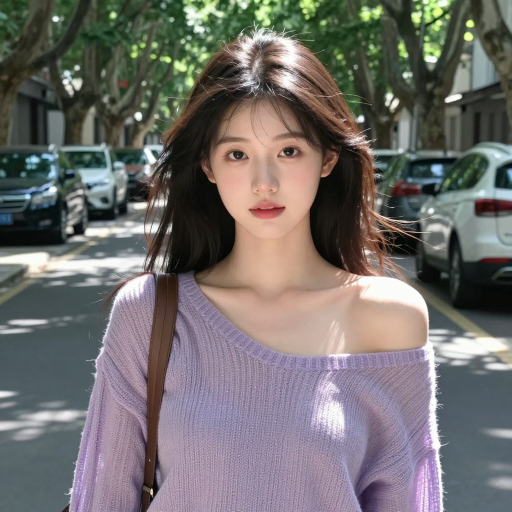
#> input picture 12121.png, 1024 x 1024 px (shown at 1/2 size)
$ python ascii.py
#> lines starting #> are read from the running program, lines starting #| are printed output that depends on the picture
import sys
from PIL import Image
img = Image.open("12121.png").resize((60, 30)).convert("L")
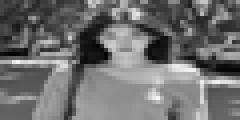
#> img: PIL image 60x30 L (shown 4 times larger); min 3, max 247, mean 110.6
chars = " .:-=+*#%@"
pixels = img.load()
width, height = img.size
#> width = 60; height = 30
res = ""
for y in range(height):
    for x in range(width):
        res += chars[pixels[x, y] * len(chars) // 256]
    res += "\n"
print(res)

$ run again, with test_image.png copied over 12121.png
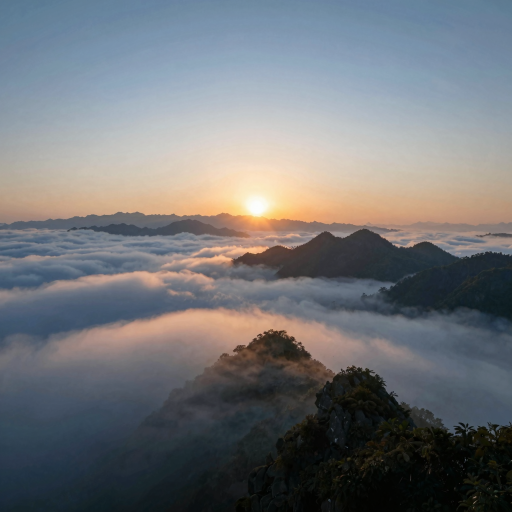
#> input picture test_image.png, 1024 x 1024 px (shown at 1/2 size)
#> `img = Image.open("12121.png").resize((60, 30)).convert("L")`:
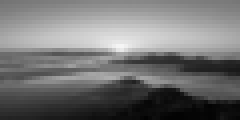
#> img: PIL image 60x30 L (shown 4 times larger); min 2, max 245, mean 115.2
